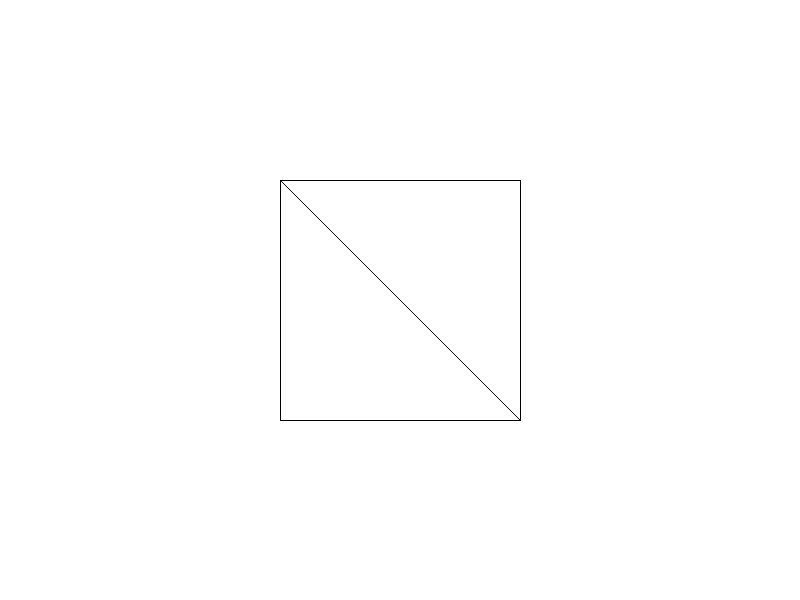
#> input picture temp/obj_loader_output.png, 800 x 600 px
$ python validate.py
#> lines starting #> are read from the running program, lines starting #| are printed output that depends on the picture; after the words box and inside, x2 and y2 are one past the last pixel; in counts of white or black regions, pixels touching at a corner belong together
#!/usr/bin/env python3
from PIL import Image
import numpy as np

img = Image.open("obj_loader_output.png")
#> img is the input picture: PIL image 800x600 RGB; 99.8% white; black in thin lines or dots, all inside (x1, y1, x2, y2) = (280, 180, 521, 421)
pixels = np.array(img)

# 检查图片是否全白（背景应该是白色）
white_pixels = np.sum((pixels == 255).all(axis=2))
#> white_pixels = 478801
total_pixels = pixels.shape[0] * pixels.shape[1]
#> total_pixels = 480000
white_ratio = white_pixels / total_pixels
#> white_ratio = 0.998

print(f"图片尺寸: {pixels.shape[0]}x{pixels.shape[1]}")
#| 图片尺寸: 600x800
print(f"白色像素比例: {white_ratio:.2%}")
#| 白色像素比例: 99.75%

# 检查图片中心区域是否有黑色线条（立方体边缘）
center_region = pixels[200:400, 300:500]
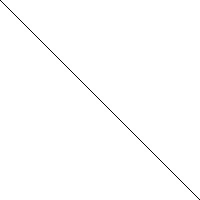
#> center_region: shape (200, 200, 3); 99.5% white; black in thin lines or dots
black_pixels = np.sum((center_region == 0).all(axis=2))
#> black_pixels = 200
black_ratio = black_pixels / (center_region.shape[0] * center_region.shape[1])
#> black_ratio = 0.005

print(f"中心区域黑色像素比例: {black_ratio:.2%}")
#| 中心区域黑色像素比例: 0.50%

# 验证
if white_ratio < 0.8:
    print("❌ 白色背景比例过低")
    exit(1)

if black_ratio < 0.01:
    print("❌ 中心区域没有足够的黑色线条（立方体边缘）")
#> (the run stopped early here; a loop or call above may not have finished)
